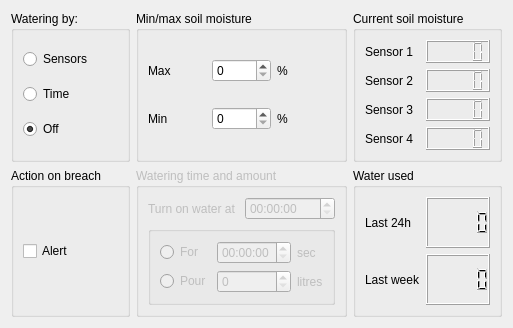
              <widget class="QWidget" name="tab_7">
               <attribute name="title">
                <string>Watering</string>
               </attribute>
               <layout class="QHBoxLayout" name="horizontalLayout_19">
                <item>
                 <layout class="QGridLayout" name="gridLayout_14">
                  <item row="2" column="0">
                   <widget class="QGroupBox" name="groupBox_17">
                    <property name="title">
                     <string>Action on breach</string>
                    </property>
                    <layout class="QHBoxLayout" name="horizontalLayout_21">
                     <item>
                      <layout class="QVBoxLayout" name="verticalLayout_8">
                       <item>
                        <widget class="QCheckBox" name="water_bool_alert">
                         <property name="text">
                          <string>Alert</string>
                         </property>
                        </widget>
                       </item>
                      </layout>
                     </item>
                    </layout>
                   </widget>
                  </item>
                  <item row="0" column="1">
                   <widget class="QGroupBox" name="groupBox_16">
                    <property name="title">
                     <string>Min/max soil moisture</string>
                    </property>
                    <layout class="QHBoxLayout" name="horizontalLayout_18">
                     <item>
                      <layout class="QGridLayout" name="gridLayout_18">
                       <item row="0" column="0">
                        <widget class="QLabel" name="label_20">
                         <property name="text">
                          <string>Max</string>
                         </property>
                        </widget>
                       </item>
                       <item row="1" column="0">
                        <widget class="QLabel" name="label_21">
                         <property name="text">
                          <string>Min</string>
                         </property>
                        </widget>
                       </item>
                       <item row="1" column="1">
                        <widget class="QSpinBox" name="water_soil_moisture_min"/>
                       </item>
                       <item row="1" column="2">
                        <widget class="QLabel" name="label_23">
                         <property name="text">
                          <string>%</string>
                         </property>
                        </widget>
                       </item>
                       <item row="0" column="1">
                        <widget class="QSpinBox" name="water_soil_moisture_max"/>
                       </item>
                       <item row="0" column="2">
                        <widget class="QLabel" name="label_22">
                         <property name="text">
                          <string>%</string>
                         </property>
                        </widget>
                       </item>
                      </layout>
                     </item>
                    </layout>
                   </widget>
                  </item>
                  <item row="2" column="2">
                   <widget class="QGroupBox" name="groupBox_29">
                    <property name="title">
                     <string>Water used</string>
                    </property>
                    <layout class="QHBoxLayout" name="horizontalLayout_47">
                     <item>
                      <layout class="QGridLayout" name="gridLayout_30">
                       <item row="0" column="0">
                        <widget class="QLabel" name="label_67">
                         <property name="text">
                          <string>Last 24h</string>
                         </property>
                        </widget>
                       </item>
                       <item row="1" column="0">
                        <widget class="QLabel" name="label_68">
                         <property name="text">
                          <string>Last week</string>
                         </property>
                        </widget>
                       </item>
                       <item row="0" column="1">
                        <widget class="QLCDNumber" name="lcdNumber_16"/>
                       </item>
                       <item row="1" column="1">
                        <widget class="QLCDNumber" name="lcdNumber_17"/>
                       </item>
                      </layout>
                     </item>
                    </layout>
                   </widget>
                  </item>
                  <item row="0" column="2">
                   <widget class="QGroupBox" name="groupBox_19">
                    <property name="title">
                     <string>Current soil moisture</string>
                    </property>
                    <layout class="QHBoxLayout" name="horizontalLayout_22">
                     <item>
                      <layout class="QGridLayout" name="gridLayout_26">
                       <item row="2" column="0">
                        <widget class="QLabel" name="label_40">
                         <property name="text">
                          <string>Sensor 3</string>
                         </property>
                        </widget>
                       </item>
                       <item row="1" column="1">
                        <widget class="QLCDNumber" name="lcdNumber_10"/>
                       </item>
                       <item row="3" column="1">
                        <widget class="QLCDNumber" name="lcdNumber_12"/>
                       </item>
                       <item row="1" column="0">
                        <widget class="QLabel" name="label_39">
                         <property name="text">
                          <string>Sensor 2</string>
                         </property>
                        </widget>
                       </item>
                       <item row="3" column="0">
                        <widget class="QLabel" name="label_41">
                         <property name="text">
                          <string>Sensor 4</string>
                         </property>
                        </widget>
                       </item>
                       <item row="2" column="1">
                        <widget class="QLCDNumber" name="lcdNumber_11"/>
                       </item>
                       <item row="0" column="0">
                        <widget class="QLabel" name="label_38">
                         <property name="text">
                          <string>Sensor 1</string>
                         </property>
                        </widget>
                       </item>
                       <item row="0" column="1">
                        <widget class="QLCDNumber" name="lcdNumber_9"/>
                       </item>
                      </layout>
                     </item>
                    </layout>
                   </widget>
                  </item>
                  <item row="2" column="1">
                   <widget class="QGroupBox" name="groupBox_15">
                    <property name="enabled">
                     <bool>false</bool>
                    </property>
                    <property name="title">
                     <string>Watering time and amount</string>
                    </property>
                    <layout class="QHBoxLayout" name="horizontalLayout_20">
                     <item>
                      <layout class="QGridLayout" name="gridLayout_22">
                       <item row="0" column="1">
                        <layout class="QHBoxLayout" name="horizontalLayout_37">
                         <item>
                          <widget class="QLabel" name="label_24">
                           <property name="text">
                            <string>Turn on water at</string>
                           </property>
                          </widget>
                         </item>
                         <item>
                          <widget class="QTimeEdit" name="water_time_of_watering"/>
                         </item>
                        </layout>
                       </item>
                       <item row="1" column="1">
                        <widget class="QGroupBox" name="groupBox_33">
                         <property name="title">
                          <string/>
                         </property>
                         <layout class="QHBoxLayout" name="horizontalLayout_61">
                          <item>
                           <layout class="QGridLayout" name="gridLayout_33">
                            <item row="0" column="0">
                             <widget class="QRadioButton" name="water_bool_period">
                              <property name="text">
                               <string>For</string>
                              </property>
                             </widget>
                            </item>
                            <item row="0" column="2">
                             <widget class="QLabel" name="label_25">
                              <property name="text">
                               <string>sec</string>
                              </property>
                             </widget>
                            </item>
                            <item row="1" column="0">
                             <widget class="QRadioButton" name="water_bool_amount">
                              <property name="text">
                               <string>Pour</string>
                              </property>
                             </widget>
                            </item>
                            <item row="1" column="1">
                             <widget class="QSpinBox" name="water_amount"/>
                            </item>
                            <item row="1" column="2">
                             <widget class="QLabel" name="label_60">
                              <property name="text">
                               <string>litres</string>
                              </property>
                             </widget>
                            </item>
                            <item row="0" column="1">
                             <widget class="QTimeEdit" name="water_time_watering_duration"/>
                            </item>
                           </layout>
                          </item>
                         </layout>
                        </widget>
                       </item>
                      </layout>
                     </item>
                    </layout>
                   </widget>
                  </item>
                  <item row="0" column="0">
                   <widget class="QGroupBox" name="groupBox_14">
                    <property name="title">
                     <string>Watering by:</string>
                    </property>
                    <layout class="QVBoxLayout" name="verticalLayout">
                     <item>
                      <widget class="QRadioButton" name="water_trigers_sensors">
                       <property name="text">
                        <string>Sensors</string>
                       </property>
                      </widget>
                     </item>
                     <item>
                      <widget class="QRadioButton" name="water_trigers_time">
                       <property name="text">
                        <string>Time</string>
                       </property>
                      </widget>
                     </item>
                     <item>
                      <widget class="QRadioButton" name="water_trigers_off">
                       <property name="text">
                        <string>Off</string>
                       </property>
                       <property name="checked">
                        <bool>true</bool>
                       </property>
                      </widget>
                     </item>
                    </layout>
                   </widget>
                  </item>
                 </layout>
                </item>
               </layout>
              </widget>
